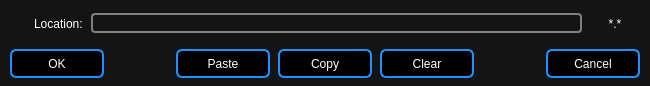
<?xml version="1.0" encoding="UTF-8"?>
<ui version="4.0">
 <class>LocationWindow</class>
 <widget class="QMainWindow" name="LocationWindow">
  <property name="geometry">
   <rect>
    <x>0</x>
    <y>0</y>
    <width>650</width>
    <height>86</height>
   </rect>
  </property>
  <property name="windowTitle">
   <string>Open Location</string>
  </property>
  <property name="styleSheet">
   <string notr="true">QWidget {
	background: #141414;
	color: white;
	font: 14px &quot;Lucida Sans Unicode&quot;;
}

QLineEdit {
	border: 2px solid gray;
	border-radius: 4px;
}

QPushButton {
    background: black;
	color: white;
    border: 2px solid dodgerblue;
    border-radius: 6px;
    min-width: 90px;
	min-height: 25px;
}

QPushButton:pressed {
    background-color: dodgerblue;
}</string>
  </property>
  <widget class="QWidget" name="centralwidget">
   <layout class="QVBoxLayout" name="verticalLayout">
    <property name="spacing">
     <number>10</number>
    </property>
    <property name="leftMargin">
     <number>10</number>
    </property>
    <property name="topMargin">
     <number>10</number>
    </property>
    <property name="rightMargin">
     <number>10</number>
    </property>
    <property name="bottomMargin">
     <number>10</number>
    </property>
    <item>
     <layout class="QHBoxLayout" name="horizontalLayout_2">
      <property name="spacing">
       <number>8</number>
      </property>
      <item>
       <widget class="QLabel" name="validEntryLabel">
        <property name="minimumSize">
         <size>
          <width>16</width>
          <height>16</height>
         </size>
        </property>
        <property name="pixmap">
         <pixmap resource="../rsclist.qrc">:/img/not_exists.svg</pixmap>
        </property>
        <property name="alignment">
         <set>Qt::AlignCenter</set>
        </property>
        <property name="margin">
         <number>2</number>
        </property>
       </widget>
      </item>
      <item>
       <widget class="QLabel" name="label">
        <property name="text">
         <string>Location:</string>
        </property>
       </widget>
      </item>
      <item>
       <widget class="QLineEdit" name="urlEdit"/>
      </item>
      <item>
       <widget class="QLabel" name="typeLabel">
        <property name="sizePolicy">
         <sizepolicy hsizetype="Minimum" vsizetype="Preferred">
          <horstretch>0</horstretch>
          <verstretch>0</verstretch>
         </sizepolicy>
        </property>
        <property name="minimumSize">
         <size>
          <width>50</width>
          <height>0</height>
         </size>
        </property>
        <property name="frameShape">
         <enum>QFrame::NoFrame</enum>
        </property>
        <property name="text">
         <string>*.*</string>
        </property>
        <property name="alignment">
         <set>Qt::AlignCenter</set>
        </property>
       </widget>
      </item>
     </layout>
    </item>
    <item>
     <layout class="QHBoxLayout" name="horizontalLayout">
      <property name="spacing">
       <number>8</number>
      </property>
      <item>
       <widget class="QPushButton" name="okButton">
        <property name="sizePolicy">
         <sizepolicy hsizetype="Fixed" vsizetype="Minimum">
          <horstretch>0</horstretch>
          <verstretch>0</verstretch>
         </sizepolicy>
        </property>
        <property name="maximumSize">
         <size>
          <width>16777215</width>
          <height>25</height>
         </size>
        </property>
        <property name="text">
         <string>OK</string>
        </property>
       </widget>
      </item>
      <item>
       <spacer name="horizontalSpacer">
        <property name="orientation">
         <enum>Qt::Horizontal</enum>
        </property>
        <property name="sizeHint" stdset="0">
         <size>
          <width>40</width>
          <height>20</height>
         </size>
        </property>
       </spacer>
      </item>
      <item>
       <widget class="QPushButton" name="pasteButton">
        <property name="sizePolicy">
         <sizepolicy hsizetype="Fixed" vsizetype="Fixed">
          <horstretch>0</horstretch>
          <verstretch>0</verstretch>
         </sizepolicy>
        </property>
        <property name="maximumSize">
         <size>
          <width>16777215</width>
          <height>25</height>
         </size>
        </property>
        <property name="text">
         <string>Paste</string>
        </property>
       </widget>
      </item>
      <item>
       <widget class="QPushButton" name="copyButton">
        <property name="sizePolicy">
         <sizepolicy hsizetype="Fixed" vsizetype="Fixed">
          <horstretch>0</horstretch>
          <verstretch>0</verstretch>
         </sizepolicy>
        </property>
        <property name="maximumSize">
         <size>
          <width>16777215</width>
          <height>25</height>
         </size>
        </property>
        <property name="text">
         <string>Copy</string>
        </property>
       </widget>
      </item>
      <item>
       <widget class="QPushButton" name="clearButton">
        <property name="sizePolicy">
         <sizepolicy hsizetype="Fixed" vsizetype="Fixed">
          <horstretch>0</horstretch>
          <verstretch>0</verstretch>
         </sizepolicy>
        </property>
        <property name="maximumSize">
         <size>
          <width>16777215</width>
          <height>25</height>
         </size>
        </property>
        <property name="text">
         <string>Clear</string>
        </property>
       </widget>
      </item>
      <item>
       <spacer name="horizontalSpacer_2">
        <property name="orientation">
         <enum>Qt::Horizontal</enum>
        </property>
        <property name="sizeHint" stdset="0">
         <size>
          <width>40</width>
          <height>20</height>
         </size>
        </property>
       </spacer>
      </item>
      <item>
       <widget class="QPushButton" name="cancelButton">
        <property name="sizePolicy">
         <sizepolicy hsizetype="Fixed" vsizetype="Fixed">
          <horstretch>0</horstretch>
          <verstretch>0</verstretch>
         </sizepolicy>
        </property>
        <property name="maximumSize">
         <size>
          <width>16777215</width>
          <height>25</height>
         </size>
        </property>
        <property name="text">
         <string>Cancel</string>
        </property>
       </widget>
      </item>
     </layout>
    </item>
   </layout>
  </widget>
 </widget>
 <resources>
  <include location="../rsclist.qrc"/>
 </resources>
 <connections/>
</ui>
